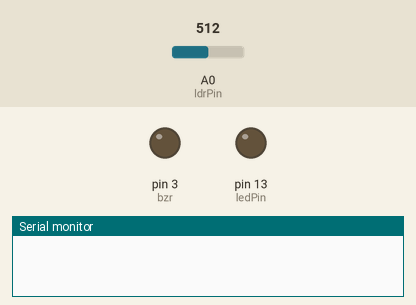
Bench run of a sketch on a simulated Arduino Uno, built with avr-gcc and run on an emulated ATmega328P. Shown: output pins drawn as LEDs (lit = HIGH), the last lines printed to the serial monitor. Inputs (shaded band) come from the test bench; at power-on: A0 (ldrPin) = 512.

Above: at 1.2 s.
1.3 s: A0 (ldrPin) set to 590
2.8 s: A0 (ldrPin) set to 617
At 3.3 s:
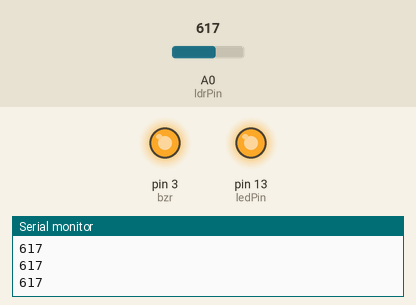
4.3 s: A0 (ldrPin) set to 511
At 5.0 s:
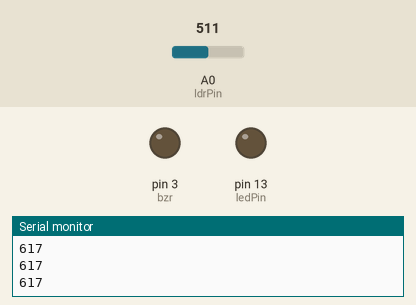
Timing chart, 0 to 7.3 s (numbered marks = the images above; inputs shaded):
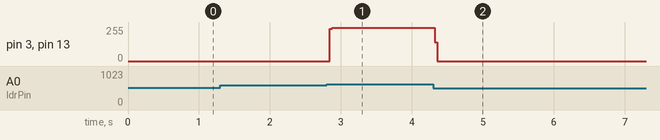

The sketch:

program7.ino
```cpp
int ldrPin = 0;
int ledPin = 13;
int ldr;
int bzr = 3;
void setup() {

  Serial.begin(9600);
  pinMode(ledPin, OUTPUT);
  pinMode(ldrPin,INPUT);
  pinMode(bzr,OUTPUT);

}

void loop() {

  digitalWrite(bzr,LOW);
  digitalWrite(ledPin,LOW);
  ldr = analogRead(ldrPin);
  if(ldr>600)
  {
    digitalWrite(bzr,HIGH);
    digitalWrite(ledPin,HIGH);
    Serial.println(ldr);
  }

}
```

Measured:
- the behaviour switches between 600 and 601 on A0 (ldrPin) (found by bisection; images 0 and 1)
- after the input at 1.3 s, every drawn part: stays the same
- after the input at 2.8 s, pin 3 (bzr), pin 13 (ledPin): 0/255 → 249/255 at once
- after the input at 4.3 s, pin 3 (bzr), pin 13 (ledPin): 249/255 → 0/255 at once
